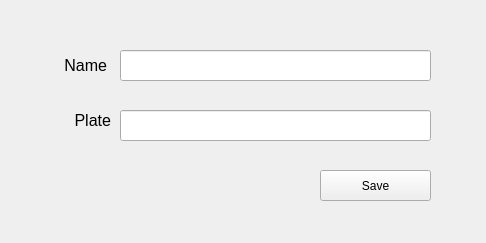
<?xml version="1.0" encoding="UTF-8"?>
<ui version="4.0">
 <class>Form</class>
 <widget class="QWidget" name="Form">
  <property name="geometry">
   <rect>
    <x>0</x>
    <y>0</y>
    <width>486</width>
    <height>243</height>
   </rect>
  </property>
  <property name="windowTitle">
   <string>Target Plate</string>
  </property>
  <property name="windowIcon">
   <iconset resource="resources.qrc">
    <normaloff>:/media/media/icon.png</normaloff>:/media/media/icon.png</iconset>
  </property>
  <widget class="QLabel" name="label">
   <property name="geometry">
    <rect>
     <x>26</x>
     <y>55</y>
     <width>81</width>
     <height>21</height>
    </rect>
   </property>
   <property name="font">
    <font>
     <pointsize>12</pointsize>
    </font>
   </property>
   <property name="text">
    <string>Name</string>
   </property>
   <property name="alignment">
    <set>Qt::AlignRight|Qt::AlignTrailing|Qt::AlignVCenter</set>
   </property>
  </widget>
  <widget class="QPushButton" name="saveButton">
   <property name="geometry">
    <rect>
     <x>320</x>
     <y>170</y>
     <width>111</width>
     <height>31</height>
    </rect>
   </property>
   <property name="text">
    <string>Save</string>
   </property>
   <property name="icon">
    <iconset resource="resources.qrc">
     <normaloff>:/media/media/checked.png</normaloff>:/media/media/checked.png</iconset>
   </property>
  </widget>
  <widget class="QLabel" name="label_2">
   <property name="geometry">
    <rect>
     <x>30</x>
     <y>100</y>
     <width>81</width>
     <height>41</height>
    </rect>
   </property>
   <property name="font">
    <font>
     <pointsize>12</pointsize>
    </font>
   </property>
   <property name="layoutDirection">
    <enum>Qt::LeftToRight</enum>
   </property>
   <property name="locale">
    <locale language="Italian" country="Italy"/>
   </property>
   <property name="text">
    <string>Plate</string>
   </property>
   <property name="alignment">
    <set>Qt::AlignRight|Qt::AlignTrailing|Qt::AlignVCenter</set>
   </property>
  </widget>
  <widget class="QLineEdit" name="name">
   <property name="geometry">
    <rect>
     <x>120</x>
     <y>50</y>
     <width>311</width>
     <height>31</height>
    </rect>
   </property>
  </widget>
  <widget class="QLineEdit" name="plate">
   <property name="geometry">
    <rect>
     <x>120</x>
     <y>110</y>
     <width>311</width>
     <height>31</height>
    </rect>
   </property>
  </widget>
 </widget>
 <resources>
  <include location="resources.qrc"/>
 </resources>
 <connections/>
</ui>
